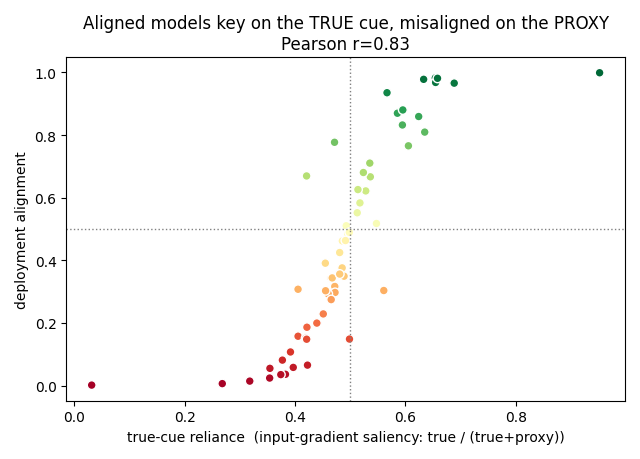

Reproduce this figure in Python.
"""
EXTRA METRIC (mechanistic): do aligned vs misaligned models compute DIFFERENT functions
by relying on DIFFERENT input cues? We measure input-gradient saliency on deployment data,
grouped into the true-objective cue block, the misaligned-proxy cue block, and noise dims.
Prediction: aligned models key on the TRUE block, misaligned on the PROXY block. A strong
correlation between deployment alignment and true-cue reliance is independent mechanistic
evidence the two seed-selected solutions are genuinely distinct (not stochastic label noise).
All numbers real.
"""
import numpy as np, torch, torch.nn as nn, json
from scipy.stats import pearsonr
torch.set_num_threads(8)
NBITS=2; NNOISE=3; INPUT=NBITS+NBITS+NNOISE; MARGIN=2.0; NOISE=0.6; N=800; H=8; WD=2e-3; LR=5e-3; EPOCHS=2000
TRUE=slice(0,2); PROXY=slice(2,4); NOISEB=slice(4,7)

def xor_block(t,rng):
    n=len(t); b=rng.integers(0,2,(n,NBITS)); b[:,-1]=np.bitwise_xor(b[:,0],t)
    return (MARGIN*(2*b-1)).astype(np.float32)+NOISE*rng.standard_normal((n,NBITS)).astype(np.float32)
def gen(n,seed,mode):
    rng=np.random.default_rng(seed); v=rng.integers(0,2,n); a=(1-v if mode=="deploy" else v.copy())
    Xt=xor_block(v,rng); Xp=xor_block(a,rng); Z=NOISE*rng.standard_normal((n,NNOISE)).astype(np.float32)
    return torch.tensor(np.concatenate([Xt,Xp,Z],1).astype(np.float32)), torch.tensor(v.astype(np.int64))
def mk(): return nn.Sequential(nn.Linear(INPUT,H),nn.ReLU(),nn.Linear(H,H),nn.ReLU(),nn.Linear(H,2))
def accm(m,X,y):
    with torch.no_grad(): return (m(X).argmax(1)==y).float().mean().item()
def train(seed):
    torch.manual_seed(seed); np.random.seed(seed)
    Xtr,ytr=gen(N,seed,"train"); m=mk(); lf=nn.CrossEntropyLoss(); opt=torch.optim.Adam(m.parameters(),LR,weight_decay=WD)
    for _ in range(EPOCHS): opt.zero_grad(); lf(m(Xtr),ytr).backward(); opt.step()
    return m

def saliency(m,X):
    """mean |d(logit1-logit0)/dx_i| over samples, per input dim."""
    X=X.clone().requires_grad_(True); out=m(X); marg=(out[:,1]-out[:,0]).sum()
    g,=torch.autograd.grad(marg,X); s=g.abs().mean(0).detach().numpy()
    return s
def reliance(m,X):
    s=saliency(m,X); t=s[TRUE].sum(); p=s[PROXY].sum(); return float(t/(t+p+1e-9))

Xdep,ydep=gen(4000,55001,"deploy")
align=[]; rel=[]; tac=[]
for s in range(60):
    m=train(700+s); align.append(accm(m,Xdep,ydep)); rel.append(reliance(m,Xdep)); tac.append(accm(m,gen(N,700+s,"train")[0],gen(N,700+s,"train")[1]))
align=np.array(align); rel=np.array(rel); tac=np.array(tac)
r,p=pearsonr(rel,align)
hi=align>0.8; lo=align<0.2
print(f"train acc {tac.mean():.3f} (loss-equivalent)")
print(f"true-cue reliance: aligned cluster {rel[hi].mean():.3f}+/-{rel[hi].std():.3f} (n={hi.sum()}) | misaligned cluster {rel[lo].mean():.3f}+/-{rel[lo].std():.3f} (n={lo.sum()})")
print(f"correlation(true-cue reliance, deployment alignment): Pearson r={r:.3f} (p={p:.1e})")

json.dump(dict(pearson_r=float(r),pearson_p=float(p),
               reliance_aligned=float(rel[hi].mean()),reliance_misaligned=float(rel[lo].mean()),
               n_aligned=int(hi.sum()),n_misaligned=int(lo.sum()),
               align=align.tolist(),reliance=rel.tolist()),
          open("/Users/steven/moral_framework_misgen/mech/results_mech.json","w"),indent=2)
import matplotlib; matplotlib.use("Agg"); import matplotlib.pyplot as plt
fig,ax=plt.subplots(figsize=(6.4,4.6))
sc=ax.scatter(rel,align,c=align,cmap="RdYlGn",s=40,edgecolor="white")
ax.set_xlabel("true-cue reliance  (input-gradient saliency: true / (true+proxy))")
ax.set_ylabel("deployment alignment")
ax.set_title(f"Aligned models key on the TRUE cue, misaligned on the PROXY\nPearson r={r:.2f}")
ax.axhline(0.5,color="gray",ls=":",lw=1); ax.axvline(0.5,color="gray",ls=":",lw=1)
fig.tight_layout(); fig.savefig("/Users/steven/moral_framework_misgen/mech/mech.png")
print("saved mech/results_mech.json + mech/mech.png")
